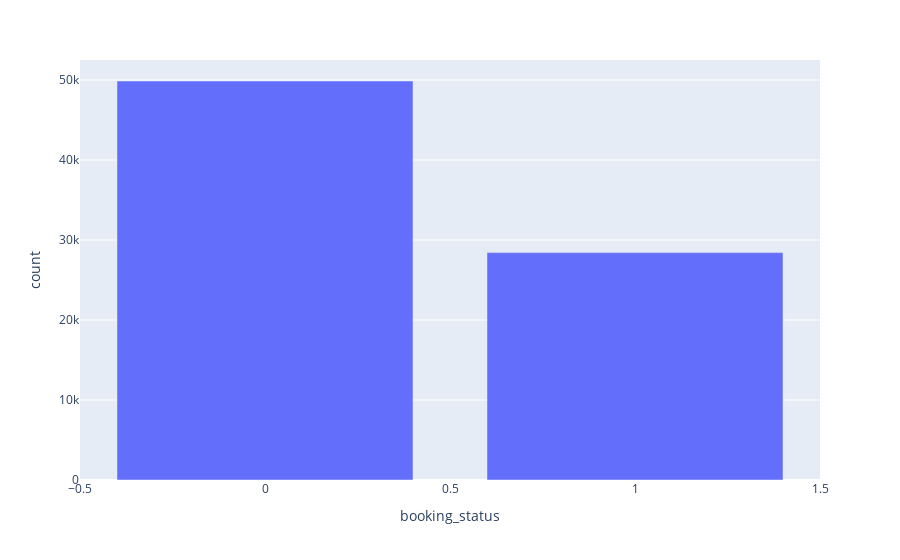

Notebook code cell kept with this figure:
### Markdown cell above
#### Booking Status Column

### Code cell
# frequency for booking status column
booking_status_counts = hotel_booking.groupBy("booking_status").agg(
    F.count("*").alias("count")
)

booking_status_counts.plot.bar(x="booking_status", y="count")

### Figure 1 — Plotly figure (JSON) as saved in the notebook; plotly's stock layout.template omitted (floating-point values rounded to 4 significant figures)
{"data": [{"hovertemplate": "booking_status=%{x}<br>count=%{y}<extra></extra>", "legendgroup": "", "marker": {"color": "#636efa", "pattern": {"shape": ""}}, "name": "", "orientation": "v", "showlegend": false, "textposition": "auto", "type": "bar", "x": [1, 0], "xaxis": "x", "y": [28422, 49875], "yaxis": "y"}], "layout": {"barmode": "relative", "legend": {"tracegroupgap": 0}, "margin": {"t": 60}, "xaxis": {"anchor": "y", "domain": [0, 1], "title": {"text": "booking_status"}}, "yaxis": {"anchor": "x", "domain": [0, 1], "title": {"text": "count"}}}}
